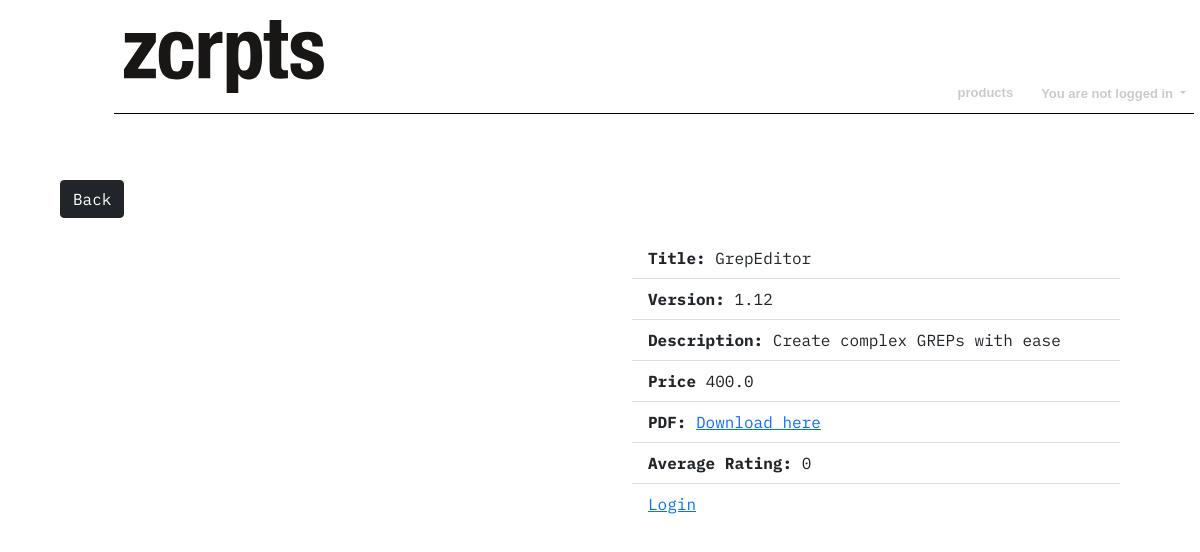
The app's page /products/show/1/ with its own data.
### Products/models.py (models this page shows, shortened)
class Product(models.Model):
    title = models.CharField(max_length=50)
    version = models.CharField(max_length=10)
    price = models.FloatField(default=0)
    short_description = models.CharField(max_length=200)
    long_description = models.TextField(max_length=1000, blank=True)
    logo = models.ImageField(upload_to='product_logos/', blank=False)
    screenshot = models.ImageField(upload_to='product_screenshots/',
                                   blank=False)
    pdf = models.FileField(upload_to='product_pdfs/', blank=False)
    featured = models.BooleanField(default=False)
    operating_system = models.CharField(max_length=20)
    language = models.CharField(max_length=20)
    tested_with = models.CharField(max_length= 100)
    script = models.FileField(upload_to='product_scripts/', blank=False)
    average_rating = models.PositiveSmallIntegerField(
        default=0,
        validators=[MaxValueValidator(5)])
    myuser = models.ForeignKey(
        settings.AUTH_USER_MODEL,
        on_delete=models.CASCADE)
    class Meta:
        ordering = ['title', 'version']
        unique_together = ['title', 'version']
        verbose_name = 'Product'
        verbose_name_plural = 'Products'
    def get_long_description(self):
        if self.long_description:
            return self.long_description
        else:
            return self.short_description

### Products/views.py (the view, shortened to what this page needs)
# urls.py: path('show/<int:pid>/', views.product_detail, name='product-detail'),
def product_detail(request, **kwargs):
    product = Product.objects.get(id=kwargs['pid'])
    comments = Comment.objects.filter(product=product)
    context = {'product': product,
               'description': product.get_long_description(),
               'comments': comments,
               'comment_form': CommentForm,
               'logged_in_user': request.user}
    return render(request, 'product-detail.html', context)

### Products/templates/product-detail.html (shortened to what this page needs)
{% extends 'base.html' %}
{% load static %}
{% block css %}
    <link rel="stylesheet" type="text/css" href="{% static 'Products/products_style.css' %}">
{% endblock %}
{% block content %}
    <div class="btn-group">
        <a class="marg" href="{% url 'product-list' %}">
            <button type="button" class="btn btn-dark">Back</button>
        </a>
    </div>
    <div class="row">
        <div class="col"><img id="detailpic" src="{{ that_one_product.image.url }}"/></div>
        <div id="detaillist" class="col">
            <ul class="list-group list-group-flush">
                <li class="list-group-item"><b>Title: </b> {{ product.title }}</li>
                <li class="list-group-item"><b>Version:</b> {{ product.version }}</li>
                <li class="list-group-item"><b>Description:</b> {{ product.short_description }}</li>
                <li class="list-group-item"><b>Price</b> {{ product.price }}</li>
                <li class="list-group-item"><b>PDF:</b> <a href="{{ that_one_product.pdf.url }}" download>Download here
                </a></li>
                <li class="list-group-item"><b>Average Rating:</b> {{ product.average_rating }}</li>
                <li class="list-group-item">
                    {% if logged_in_user.is_authenticated %}
                        <form method="POST">
                            {% csrf_token %}
                            <button type="submit" class="btn btn-success" name="addToCart">Add to shopping cart</button>
                        </form>
                    {% else %}
                        <a href="{% url 'login' %}">Login</a>
                    {% endif %}
                </li>
            </ul>
        </div>
    </div>
    <br><br>
{% endblock %}

### static/css/base_style.css (style rules this page uses)
*, *::after, *::before { box-sizing: border-box; margin: 0; }
ul, ol { list-style: none; padding: 0; }
:root { font-family: 'Roboto', sans-serif; }
body { margin: 180px auto auto; font-family: "IBM Plex Mono", sans-serif; }

### Products/static/Products/products_style.css (style rules this page uses)
ul { list-style: none; }
body { width: 90%; margin: 180px auto auto; font-family: "IBM Plex Mono", sans-serif; }
.col { margin: 20px !important; }

### records on screen
Product: title "GrepEditor", version "1.12", short_description "Create complex GREPs with ease", price "400.0", average_rating "0"
